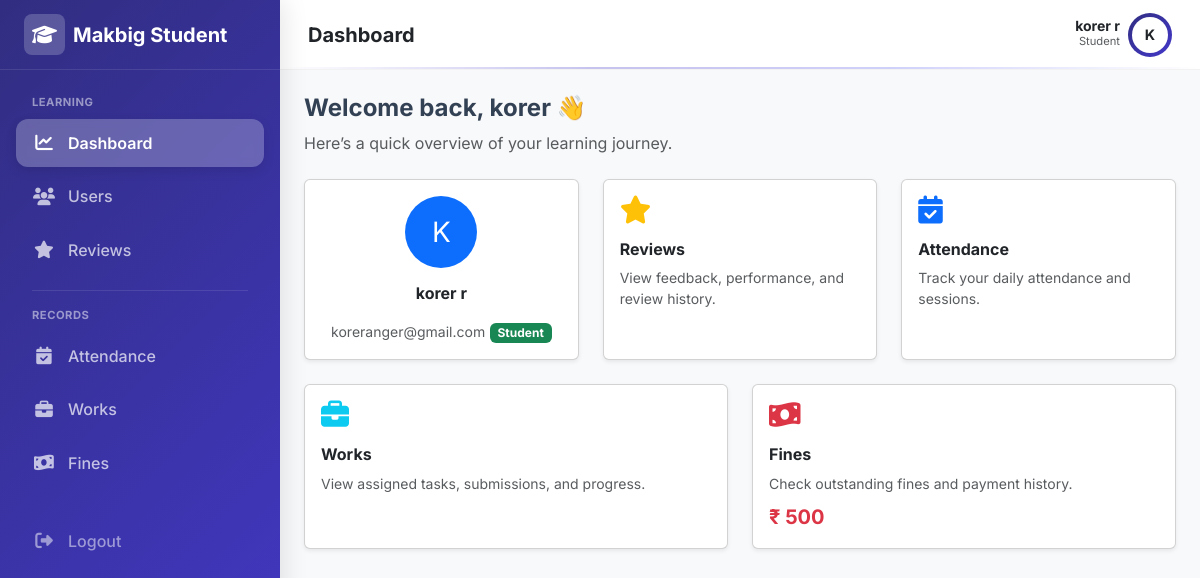
Screenshot of /student/dashboard/ (signed in) with the database file from the repository.
### adminpanel/models.py (models this page shows, shortened)
class User(AbstractUser):
    email=models.EmailField(unique=True,db_index=True)
    mobile_number = models.CharField(max_length=15, blank=True, null=True)
    is_student=models.BooleanField(default=False)

### adminpanel/views.py (the view)
# urls.py: path('student/dashboard/', views.student_dashboard, name='student_dashboard'),
@user_passes_test(is_student_user)
def student_dashboard(request):
    student = get_object_or_404(StudentProfile,user=request.user)
    total_fine=student.total_fine()
    return render(
        request,'adminpanel/student_dashboard.html',{'total_fine': total_fine})

### adminpanel/models.py (called while the page is built)
    def total_fine(self):
        return self.penalties.aggregate(total=Sum('amount'))['total'] or 0

### adminpanel/views.py (called while the page is built)
def is_student_user(user):
    return user.is_authenticated and user.is_student

### reviewtickets/context_processors.py (called while the page is built)
def ticket_notifications(request):
    if request.user.is_authenticated and request.user.is_staff:
        count = ReviewTicket.objects.filter(
            status='pending',
            is_seen=False
        ).count()
        return {'ticket_notification_count': count}
    return {}

### templates/adminpanel/student_dashboard.html (shortened to what this page needs)
{% extends "layouts/student_layout.html" %}
{% block page_title %}Dashboard{% endblock %}
{% block content %}
<div class="mb-4">
    <h4 class="fw-bold">Welcome back, {{ request.user.first_name }} 👋</h4>
    <p class="text-muted">Here’s a quick overview of your learning journey.</p>
</div>
<div class="row g-4">
    <div class="col-md-4">
        <a href="#" class="text-decoration-none">
            <div class="card shadow-sm h-100 hover-card">
                <div class="card-body text-center">
                    <div class="rounded-circle bg-primary text-white mx-auto mb-3 d-flex align-items-center justify-content-center"
                         style="width:72px;height:72px;font-size:28px;">
                        {{ request.user.first_name|slice:":1"|upper }}
                    </div>
                    <h6 class="fw-bold mb-1">{{ request.user.get_full_name }}</h6>
                    <small class="text-muted">{{ request.user.email }}</small>
                    <div class="badge bg-success mt-3">Student</div>
                </div>
            </div>
        </a>
    </div>
    <div class="col-md-4">
        <a href="{% url 'student_review' %}" class="text-decoration-none">
            <div class="card shadow-sm h-100 hover-card">
                <div class="card-body">
                    <i class="fa-solid fa-star text-warning fs-3 mb-3"></i>
                    <h6 class="fw-bold">Reviews</h6>
                    <p class="text-muted small mb-0">
                        View feedback, performance, and review history.
                    </p>
                </div>
            </div>
        </a>
    </div>
    <div class="col-md-4">
        <a href="{% url "student_attendance" %}" class="text-decoration-none">
            <div class="card shadow-sm h-100 hover-card">
                <div class="card-body">
                    <i class="fa-solid fa-calendar-check text-primary fs-3 mb-3"></i>
                    <h6 class="fw-bold">Attendance</h6>
                    <p class="text-muted small mb-0">
                        Track your daily attendance and sessions.
                    </p>
                </div>
            </div>
        </a>
    </div>
    <div class="col-md-6">
        <a href="#" class="text-decoration-none">
            <div class="card shadow-sm h-100 hover-card">
                <div class="card-body">
                    <i class="fa-solid fa-briefcase text-info fs-3 mb-3"></i>
                    <h6 class="fw-bold">Works</h6>
                    <p class="text-muted small mb-0">
                        View assigned tasks, submissions, and progress.
                    </p>
                </div>
            </div>
        </a>
    </div>
<div class="col-md-6">
    <a href="#" class="text-decoration-none">
        <div class="card shadow-sm h-100 hover-card">
            <div class="card-body">
                <i class="fa-solid fa-money-bill-wave text-danger fs-3 mb-3"></i>
                <h6 class="fw-bold">Fines</h6>
                <p class="text-muted small mb-2">
                    Check outstanding fines and payment history.
                </p>
                <div class="fw-bold text-danger fs-5">
                    ₹ {{ total_fine }}
                </div>
            </div>
        </div>
    </a>
</div>
</div>
{% endblock %}

### templates/layouts/student_layout.html (shortened to what this page needs)
{% load static %}
<!DOCTYPE html>
<html lang="en">
<head>
    <link href="https://cdn.jsdelivr.net/npm/bootstrap@5.3.0/dist/css/bootstrap.min.css" rel="stylesheet">
    <link rel="stylesheet" href="https://cdnjs.cloudflare.com/ajax/libs/font-awesome/6.4.0/css/all.min.css">
</head>
<body>
    <aside class="sidebar" id="sidebar">
        <div class="sidebar-brand">
            <a href="#" class="text-decoration-none d-flex align-items-center gap-2 text-white fs-5 fw-bold">
                <div class="sidebar-brand-icon">
                    <i class="fa-solid fa-graduation-cap"></i>
                </div>
                <span>Makbig Student</span>
            </a>
        </div>
        <nav class="sidebar-nav">
            <div class="small fw-bold text-uppercase mb-2 px-3"
                style="font-size: 0.7rem; letter-spacing: 0.5px; color: rgba(255,255,255,0.5);">Learning</div>
            <a href="{% url 'student_dashboard' %}"
                class="nav-link {% if request.resolver_match.url_name == 'student_dashboard' %}active{% endif %}">
                <i class="fa-solid fa-chart-line"></i> Dashboard
            </a>
            <a href="{% url "student_profile" %}" class="nav-link">
                <i class="fa-solid fa-users"></i> Users
            </a>
            <a href="{% url 'student_review' %}"
                class="nav-link {% if request.resolver_match.url_name == 'student_review' %}active{% endif %}">
                <i class="fa-solid fa-star"></i> Reviews
            </a>
            <div class="my-3 border-top mx-3" style="border-color: rgba(255,255,255,0.1) !important;"></div>
            <div class="small fw-bold text-uppercase mb-2 px-3"
                style="font-size: 0.7rem; letter-spacing: 0.5px; color: rgba(255,255,255,0.5);">Records</div>
            <a href="{% url "student_attendance" %}" class="nav-link">
                <i class="fa-solid fa-calendar-check"></i> Attendance
            </a>
            <a href="{% url "student_works" %}" class="nav-link">
                <i class="fa-solid fa-briefcase"></i> Works
            </a>
            <a href="#" class="nav-link">
                <i class="fa-solid fa-money-bill-wave"></i> Fines
            </a>
            <div class="mt-auto pt-4">
                <form method="POST" action="{% url 'student_logout' %}">
                    <button type="submit" class="nav-link w-100 border-0 bg-transparent text-white-50">
                        <i class="fa-solid fa-right-from-bracket"></i> Logout
                    </button>
                </form>
            </div>
        </nav>
    </aside>
    <div class="main-wrapper">
        <header class="topbar">
            <div class="d-flex align-items-center gap-3">
                <h5 class="mb-0 fw-bold text-dark">{% block page_title %}Dashboard{% endblock %}</h5>
            </div>
            <div class="d-flex align-items-center gap-3">
                <div class="d-flex align-items-center gap-2">
                    <div class="text-end d-none d-sm-block">
                        <div class="fw-bold small text-dark lh-1">{{ request.user.first_name }} {{request.user.last_name }}</div>
                        <div class="text-muted" style="font-size: 0.7rem;">Student</div>
                    </div>
                    <div class="rounded-circle p-1" style="background: var(--gradient-student);">
                        <div class="rounded-circle bg-white text-dark d-flex align-items-center justify-content-center fw-bold"
                            style="width:36px;height:36px; font-size: 0.9rem;">
                            {{ request.user.first_name|slice:":1"|upper }}
                        </div>
                    </div>
                </div>
            </div>
        </header>
        <div class="p-4">
            {% block content %}
            {% endblock %}
        </div>
    </div>
</body>
</html>

### templates/layouts/student_layout.html (style rules this page uses)
:root { --sidebar-width: 280px; --topbar-height: 70px; --gradient-student: linear-gradient(135deg, #312e81 0%, #4338ca 100%); --sidebar-text: #ffffff; --sidebar-text-muted: rgba(255, 255, 255, 0.7); --sidebar-hover: rgba(255, 255, 255, 0.12); --sidebar-active: rgba(255, 255, 255, 0.25); --bg-body: #f8f9fa; }
body { font-family: 'Inter', sans-serif; background-color: var(--bg-body); color: #334155; }
.sidebar { width: var(--sidebar-width); background: var(--gradient-student); display: flex; flex-direction: column; position: fixed; top: 0; bottom: 0; left: 0; z-index: 1045; transition: transform 0.3s cubic-bezier(0.4, 0, 0.2, 1); box-shadow: 4px 0 24px rgba(0, 0, 0, 0.1); color: #fff; }
.sidebar-brand { height: var(--topbar-height); display: flex; align-items: center; padding: 0 1.5rem; border-bottom: 1px solid rgba(255, 255, 255, 0.1); }
.sidebar-brand-icon { background: rgba(255, 255, 255, 0.2); color: #fff; border-radius: 8px; padding: 0.35rem 0.5rem; }
.sidebar-nav { padding: 1.5rem 1rem; flex-grow: 1; overflow-y: auto; }
.nav-link { display: flex; align-items: center; padding: 0.75rem 1rem; color: var(--sidebar-text-muted); font-weight: 500; border-radius: 0.75rem; margin-bottom: 0.35rem; transition: all 0.2s ease; }
.nav-link.active { background-color: var(--sidebar-active); color: #fff; font-weight: 600; backdrop-filter: blur(4px); box-shadow: 0 4px 12px rgba(0, 0, 0, 0.1); }
.nav-link i { width: 24px; text-align: center; margin-right: 0.75rem; font-size: 1.1rem; }
.main-wrapper { margin-left: var(--sidebar-width); min-height: 100vh; display: flex; flex-direction: column; transition: margin-left 0.3s cubic-bezier(0.4, 0, 0.2, 1); }
.topbar { height: var(--topbar-height); background: rgba(255, 255, 255, 0.9); backdrop-filter: blur(10px); border-bottom: 1px solid rgba(0, 0, 0, 0.05); padding: 0 1.75rem; display: flex; align-items: center; justify-content: space-between; position: sticky; top: 0; z-index: 1020; }
.topbar::after { content: ''; position: absolute; bottom: 0; left: 0; width: 100%; height: 2px; background: linear-gradient(90deg, transparent, #4338ca, #6366f1, transparent); opacity: 0.3; }

### templates/adminpanel/student_dashboard.html (style rules this page uses)
.hover-card { transition: transform .2s ease, box-shadow .2s ease; }

### rows the page displays
User: user.first_name "korer", user.last_name "r", user.first_name "K", user.get_full_name "korer r", user.email "koreranger@gmail.com"

### other values shown
{{ total_fine }} "500"
